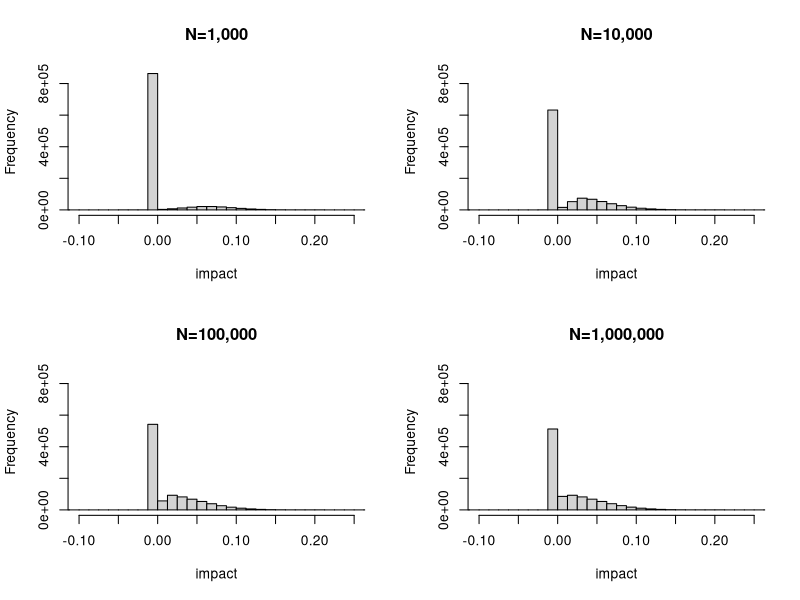
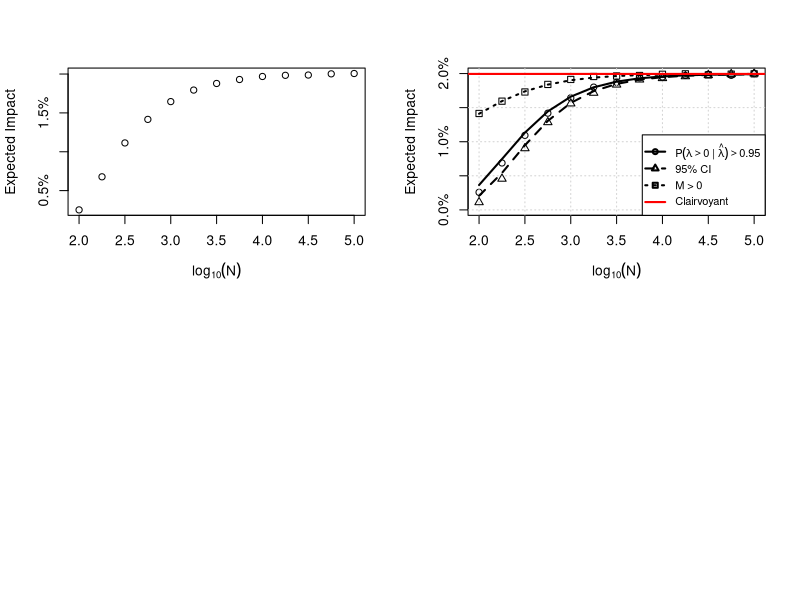

These figures' R source, in order:
## ---- chunk 1

# =============================================================================
# Shared helpers
# =============================================================================

# Simulate data and compute posterior for a given n and prior
sim_posterior <- function(n, prior_mean = 0, prior_sd = 0.05,
                          control_mean = 2.0, prob_treatment = 0.5, nsims = 100000) {
  sigma <- 0.5
  se_c <- sigma / sqrt(n * (1 - prob_treatment))
  se_t <- sigma / sqrt(n * prob_treatment)

  true_lift <- rnorm(nsims, prior_mean, prior_sd)
  control   <- rnorm(nsims, control_mean, se_c)
  treatment <- rnorm(nsims, control_mean * (1 + true_lift), se_t)

  estimated_lift    <- (treatment / control) - 1
  estimated_lift_se <- sqrt(se_t^2 / control^2 + se_c^2 * treatment^2 / control^4)

  V <- 1 / (1 / estimated_lift_se^2 + 1 / prior_sd^2)
  M <- V * (estimated_lift / estimated_lift_se^2 + prior_mean / prior_sd^2)
  S <- sqrt(V)

  list(true_lift = true_lift, M = M, S = S)
}

# SE of lift via delta method for g(T, C) = T/C - 1
# evaluated at (E[T], E[C]) = (control_mean * (1 + prior_mean), control_mean)
compute_se_lift <- function(n, prior_mean = 0, control_mean = 2.0, prob_treatment = 0.5, sigma = 0.5) {
  se_c <- sigma / sqrt(n * (1 - prob_treatment))
  se_t <- sigma / sqrt(n * prob_treatment)
  treatment_mean <- control_mean * (1 + prior_mean)
  sqrt(se_t^2 / control_mean^2 + se_c^2 * treatment_mean^2 / control_mean^4)
}

# Analytic expected impact given a critical hurdle lambda_crit
analytic_impact_from_crit <- function(lambda_crit, se_lift, prior_mean = 0, prior_sd = 0.05) {
  integrand <- function(delta) {
    prob_ship <- 1 - pnorm(lambda_crit, mean = delta, sd = se_lift)
    delta * prob_ship * dnorm(delta, prior_mean, prior_sd)
  }
  integrate(integrand, lower = -Inf, upper = Inf)$value
}

# Closed-form expected impact: bivariate normal truncation moment
# E[lambda * 1(lambda > S)] where lambda ~ N(prior_mean, prior_sd^2)
# and S is the threshold adjusted for measurement noise (se_lift)
closedform_impact_from_crit <- function(lambda_crit, se_lift, prior_mean = 0, prior_sd = 0.05) {
  tau <- sqrt(prior_sd^2 + se_lift^2)
  a   <- (prior_mean - lambda_crit) / tau
  prior_mean * pnorm(a) + (prior_sd^2 / tau) * dnorm(a)
}

# =============================================================================
# Decision Rule 1: Ship if P(lift > 0 | data) > cutoff
# =============================================================================

sim_decisions <- function(n = 5000, cutoff = 0.95, prior_mean = 0, prior_sd = 0.05,
                          control_mean = 2.0, prob_treatment = 0.5, nsims = 100000) {
  p <- sim_posterior(n, prior_mean, prior_sd, control_mean, prob_treatment, nsims)
  prob_positive <- pnorm(0, mean = p$M, sd = p$S, lower.tail = FALSE)
  mean(ifelse(prob_positive > cutoff, p$true_lift, 0))
}

analytic_decisions <- function(n = 5000, cutoff = 0.95, prior_mean = 0, prior_sd = 0.05,
                                control_mean = 2.0, prob_treatment = 0.5) {
  se_lift     <- compute_se_lift(n, prior_mean, control_mean, prob_treatment)
  post_sd_inv <- sqrt(1 / prior_sd^2 + 1 / se_lift^2)
  lambda_crit <- se_lift^2 * (qnorm(cutoff) * post_sd_inv - prior_mean / prior_sd^2)
  analytic_impact_from_crit(lambda_crit, se_lift, prior_mean, prior_sd)
}

closedform_decisions <- function(n = 5000, cutoff = 0.95, prior_mean = 0, prior_sd = 0.05,
                                  control_mean = 2.0, prob_treatment = 0.5) {
  se_lift     <- compute_se_lift(n, prior_mean, control_mean, prob_treatment)
  post_sd_inv <- sqrt(1 / prior_sd^2 + 1 / se_lift^2)
  lambda_crit <- se_lift^2 * (qnorm(cutoff) * post_sd_inv - prior_mean / prior_sd^2)
  closedform_impact_from_crit(lambda_crit, se_lift, prior_mean, prior_sd)
}

# =============================================================================
# Decision Rule 2: Ship if lower 95% credible interval > 0
# =============================================================================

sim_decisions_ci <- function(n = 5000, ci_level = 0.95, prior_mean = 0, prior_sd = 0.05,
                              control_mean = 2.0, prob_treatment = 0.5, nsims = 100000) {
  p <- sim_posterior(n, prior_mean, prior_sd, control_mean, prob_treatment, nsims)
  lower_ci <- qnorm((1 - ci_level) / 2, mean = p$M, sd = p$S)
  mean(ifelse(lower_ci > 0, p$true_lift, 0))
}

analytic_decisions_ci <- function(n = 5000, ci_level = 0.95, prior_mean = 0, prior_sd = 0.05,
                                   control_mean = 2.0, prob_treatment = 0.5) {
  se_lift     <- compute_se_lift(n, prior_mean, control_mean, prob_treatment)
  post_sd_inv <- sqrt(1 / prior_sd^2 + 1 / se_lift^2)
  lambda_crit <- se_lift^2 * (qnorm((1 + ci_level) / 2) * post_sd_inv - prior_mean / prior_sd^2)
  analytic_impact_from_crit(lambda_crit, se_lift, prior_mean, prior_sd)
}

closedform_decisions_ci <- function(n = 5000, ci_level = 0.95, prior_mean = 0, prior_sd = 0.05,
                                     control_mean = 2.0, prob_treatment = 0.5) {
  se_lift     <- compute_se_lift(n, prior_mean, control_mean, prob_treatment)
  post_sd_inv <- sqrt(1 / prior_sd^2 + 1 / se_lift^2)
  lambda_crit <- se_lift^2 * (qnorm((1 + ci_level) / 2) * post_sd_inv - prior_mean / prior_sd^2)
  closedform_impact_from_crit(lambda_crit, se_lift, prior_mean, prior_sd)
}

# =============================================================================
# Decision Rule 3: Ship if M > 0
# =============================================================================

sim_decisions_M <- function(n = 5000, prior_mean = 0, prior_sd = 0.05,
                             control_mean = 2.0, prob_treatment = 0.5, nsims = 100000) {
  p <- sim_posterior(n, prior_mean, prior_sd, control_mean, prob_treatment, nsims)
  mean(ifelse(p$M > 0, p$true_lift, 0))
}

analytic_decisions_M <- function(n = 5000, prior_mean = 0, prior_sd = 0.05,
                                  control_mean = 2.0, prob_treatment = 0.5) {
  se_lift     <- compute_se_lift(n, prior_mean, control_mean, prob_treatment)
  lambda_crit <- -prior_mean * se_lift^2 / prior_sd^2
  analytic_impact_from_crit(lambda_crit, se_lift, prior_mean, prior_sd)
}

closedform_decisions_M <- function(n = 5000, prior_mean = 0, prior_sd = 0.05,
                                    control_mean = 2.0, prob_treatment = 0.5) {
  se_lift     <- compute_se_lift(n, prior_mean, control_mean, prob_treatment)
  lambda_crit <- -prior_mean * se_lift^2 / prior_sd^2
  closedform_impact_from_crit(lambda_crit, se_lift, prior_mean, prior_sd)
}

## ---- chunk 2
#| echo: false
#| fig-cap: "Distribution of shipped lifts under the probability to beat control decision rule ($c = 0.95$) for increasing sample sizes. Prior is $\\operatorname{Normal}(0, 0.05^2)$, $\\sigma = 0.5$, and equal allocation ($p = 0.5$). At small $N$, most simulations result in no-ship (the spike at 0). As $N$ grows, the posterior tightens and more true positives are shipped."

sigma <- 0.5
prob_treatment <- 0.5
prior_mean <- 0
prior_sd <- 0.05
control_mean <- 1
nsims <- 1e6
cutoff <- 0.95

brks <- seq(-0.2, 0.3, 0.0125)
sample_sizes <- c(1000, 10000, 100000, 1000000)

# First pass: compute all histograms to find shared y-axis
hists <- lapply(sample_sizes, function(n) {
  se_c <- sigma / sqrt(n * (1 - prob_treatment))
  se_t <- sigma / sqrt(n * prob_treatment)

  true_lift <- rnorm(nsims, prior_mean, prior_sd)
  control   <- rnorm(nsims, control_mean, se_c)
  treatment <- rnorm(nsims, control_mean * (1 + true_lift), se_t)

  estimated_lift    <- (treatment / control) - 1
  estimated_lift_se <- sqrt(se_t^2 / control^2 + se_c^2 * treatment^2 / control^4)

  V <- 1 / (1 / estimated_lift_se^2 + 1 / prior_sd^2)
  M <- V * (estimated_lift / estimated_lift_se^2 + prior_mean / prior_sd^2)
  S <- sqrt(V)

  prob_positive <- pnorm(0, mean = M, sd = S, lower.tail = FALSE)
  impact <- ifelse(prob_positive > cutoff, true_lift, 0)
  hist(impact, breaks = brks, plot = FALSE)
})

ymax <- max(sapply(hists, \(h) max(h$counts)))

# Second pass: plot with shared y-axis
par(mfrow = c(2, 2))
for (i in seq_along(sample_sizes)) {
  plot(hists[[i]], xlim = c(-0.1, 0.25), ylim = c(0, ymax),
       main = stringr::str_c("N=", scales::comma(sample_sizes[i])),
       xlab = "impact", ylab = "Frequency")
}
## ---- chunk 3
#| fig-cap: "Average impact to the product as a function of sample size under the probability to beat control rule ($c = 0.95$). The curve flattens as $N$ grows, reflecting diminishing returns from longer experiments. Each dot is based on 100,000 simulations at each sample size."
lns <- seq(2, 5, 0.25)
ns <- 10^lns
sim_prob <- sapply(ns, \(x) sim_decisions(n = x))


plot(lns, sim_prob, yaxt='n', xlab=expression(log[10](N)), ylab='Expected Impact')
axis(2, at = axTicks(2), labels = scales::percent(axTicks(2)))
## ---- chunk 4
#| fig-cap: "Simulated (open markers) and closed-form analytic (black lines) expected impact for all three decision rules. The red horizontal line is the Clairvoyant upper bound. Prior is $\\operatorname{Normal}(0, 0.05^2)$, $\\sigma = 0.5$, equal allocation."
lns <- seq(2, 5, 0.25)
ns  <- 10^lns

sim_prob <- sapply(ns, \(x) sim_decisions(n = x))
sim_ci   <- sapply(ns, \(x) sim_decisions_ci(n = x))
sim_M    <- sapply(ns, \(x) sim_decisions_M(n = x))

closed_prob <- sapply(ns, \(x) closedform_decisions(n = x))
closed_ci   <- sapply(ns, \(x) closedform_decisions_ci(n = x))
closed_M    <- sapply(ns, \(x) closedform_decisions_M(n = x))

clairvoyant <- closedform_impact_from_crit(lambda_crit = 0, se_lift = 0)

ylim <- range(0, sim_prob, sim_ci, sim_M, closed_prob, closed_ci, closed_M, clairvoyant)

plot(lns, sim_prob, type = 'p', pch = 1, col = 'black',
     xlab = expression(log[10](N)), ylab = 'Expected Impact', yaxt = 'n', ylim = ylim)
axis(2, at = axTicks(2), labels = scales::percent(axTicks(2)))
grid()
points(lns, sim_ci, pch = 2, col = 'black')
points(lns, sim_M,  pch = 0, col = 'black')
lines(lns, closed_prob, col = 'black', lwd = 2, lty = 1)
lines(lns, closed_ci,   col = 'black', lwd = 2, lty = 2)
lines(lns, closed_M,    col = 'black', lwd = 2, lty = 3)
abline(h = clairvoyant, col = 'red', lwd = 2)
legend('bottomright',
       legend = c(
         expression(P(lambda > 0 ~ "|" ~ hat(lambda)) > 0.95),
         expression("95% CI"),
         expression("M > 0"),
         "Clairvoyant"
       ),
       pch  = c(1,  2,  0,  NA),
       lty  = c(1,  2,  3,  1),
       col  = c('black', 'black', 'black', 'red'),
       lwd  = 2, cex = 0.8)
